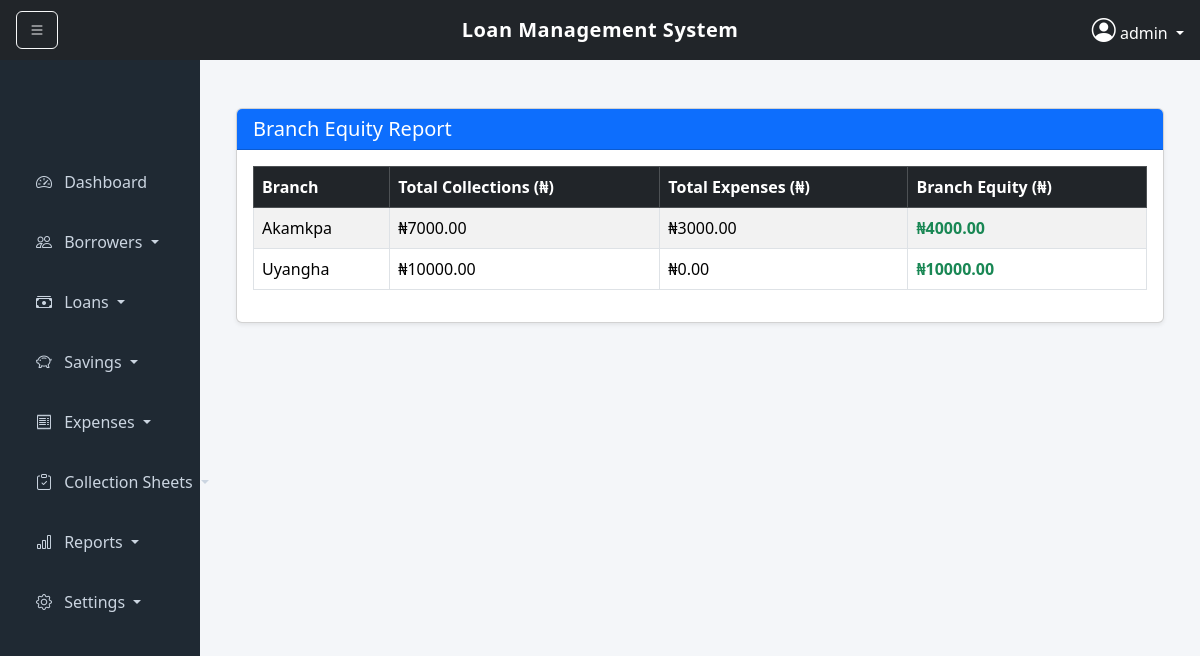
The app's page /accounting/branch-equity/ (signed in) with its own data.
### core/models.py (models this page shows, shortened)
class Branch(models.Model):
    organization = models.ForeignKey(Organization, on_delete=models.CASCADE)
    name = models.CharField(max_length=200)

### core/views.py (the view)
# urls.py: path('accounting/branch-equity/', views.branch_equity, name='branch_equity'),
@login_required
def branch_equity(request):
    organization = request.user.loanofficer.organization
    branches = Branch.objects.filter(organization=organization)
    data = []
    for branch in branches:
        collections = Repayment.objects.filter(
            loan__branch=branch
        ).aggregate(total=Sum("amount"))["total"] or Decimal("0.00")
        expenses = Expense.objects.filter(
            branch=branch
        ).aggregate(total=Sum("amount"))["total"] or Decimal("0.00")
        equity = collections - expenses
        data.append({
            "branch": branch,
            "collections": collections,
            "expenses": expenses,
            "equity": equity
        })
    return render(request, "branch_equity.html", {"data": data})

### core/templates/branch_equity.html
{% extends "base.html" %}
{% block content %}
<div class="container-fluid mt-4">
  <div class="card shadow-sm">
    <div class="card-header bg-primary text-white">
      <h5 class="mb-0">Branch Equity Report</h5>
    </div>
    <div class="card-body">
      <div class="table-responsive">
        <table class="table table-bordered table-striped align-middle">
          <thead class="table-dark">
            <tr>
              <th>Branch</th>
              <th>Total Collections (₦)</th>
              <th>Total Expenses (₦)</th>
              <th>Branch Equity (₦)</th>
            </tr>
          </thead>
          <tbody>
            {% for row in data %}
            <tr>
              <td>{{ row.branch.name }}</td>
              <td>
                ₦{{ row.collections|floatformat:2 }}
              </td>
              <td>
                ₦{{ row.expenses|floatformat:2 }}
              </td>
              <td>
                <strong class="{% if row.equity < 0 %}text-danger{% else %}text-success{% endif %}">
                  ₦{{ row.equity|floatformat:2 }}
                </strong>
              </td>
            </tr>
            {% empty %}
            <tr>
              <td colspan="4" class="text-center text-muted">
                No branch equity data available
              </td>
            </tr>
            {% endfor %}
          </tbody>
        </table>
      </div>
    </div>
  </div>
</div>
{% endblock %}

### core/templates/base.html (shortened to what this page needs)
<!DOCTYPE html>
<html lang="en">
  <head>
    <link href="https://cdn.jsdelivr.net/npm/bootstrap@5.3.2/dist/css/bootstrap.min.css" rel="stylesheet">
    <link href="https://cdn.jsdelivr.net/npm/bootstrap-icons@1.11.1/font/bootstrap-icons.css" rel="stylesheet">
  </head>
  <body>
    <nav class="navbar navbar-dark bg-dark topbar px-3 position-relative">
      <button class="btn btn-outline-light me-2" id="toggleSidebar">
        <i class="bi bi-list"></i>
      </button>
      <span class="navbar-brand project-title">
        Loan Management System
      </span>
      <div class="dropdown ms-auto">
        <a class="text-white dropdown-toggle text-decoration-none" href="#" data-bs-toggle="dropdown">
          <i class="bi bi-person-circle fs-4"></i>
          {{ request.user.username }}
        </a>
      </div>
    </nav>
    <div class="container-fluid">
      <div class="row">
        <div id="sidebar" class="col-md-3 col-lg-2 sidebar p-3">
          <div class="nav flex-column sidebar-menu">
            <a href="/" class="nav-link">
              <i class="bi bi-speedometer2 me-2"></i> Dashboard
            </a>
            <div class="nav-item dropdown">
              <a class="nav-link dropdown-toggle" href="#" data-bs-toggle="collapse" data-bs-target="#borrowersMenu">
                <i class="bi bi-people me-2"></i> Borrowers
              </a>
            </div>
            <div class="nav-item dropdown">
              <a class="nav-link dropdown-toggle" href="#" data-bs-toggle="collapse" data-bs-target="#loansMenu">
                <i class="bi bi-cash-stack me-2"></i> Loans
              </a>
            </div>
            <div class="nav-item dropdown">
              <a class="nav-link dropdown-toggle" href="#" data-bs-toggle="collapse" data-bs-target="#savingsMenu">
                <i class="bi bi-piggy-bank me-2"></i> Savings
              </a>
            </div>
            <div class="nav-item dropdown">
              <a class="nav-link dropdown-toggle" href="#" data-bs-toggle="collapse" data-bs-target="#expensesMenu">
                <i class="bi bi-receipt me-2"></i> Expenses
              </a>
            </div>
            <div class="nav-item dropdown">
              <a class="nav-link dropdown-toggle" href="#" data-bs-toggle="collapse" data-bs-target="#collectionsMenu">
                <i class="bi bi-clipboard-check me-2"></i> Collection Sheets
              </a>
            </div>
            <div class="nav-item dropdown">
              <a class="nav-link dropdown-toggle" href="#" data-bs-toggle="collapse" data-bs-target="#reportsMenu">
                <i class="bi bi-bar-chart me-2"></i> Reports
              </a>
            </div>
            <div class="nav-item dropdown">
              <a class="nav-link dropdown-toggle" href="#" data-bs-toggle="collapse" data-bs-target="#settingsMenu">
                <i class="bi bi-gear me-2"></i> Settings
              </a>
            </div>
          </div>
        </div>
        <div id="content" class="col content">
          {% block content %}{% endblock %}
        </div>
      </div>
    </div>
  </body>
</html>

### core/templates/base.html (style rules this page uses)
body { background-color: #f4f6f9; }
.topbar { height: 60px; }
.project-title { position: absolute; left: 50%; transform: translateX(-50%); font-weight: 600; letter-spacing: 0.5px; }
.sidebar { min-height: 100vh; background-color: #1f2933; transition: all 0.3s ease; }
.sidebar .nav-link { color: #cbd5e1; padding: 14px 20px; margin-bottom: 8px; border-radius: 6px; }
.sidebar-menu { padding-top: 80px; }
.content { padding: 24px; transition: margin-left 0.3s ease; }

### records on screen
Branch: branch.name "Akamkpa", collections "7000.00", expenses "3000.00", equity "4000.00"
Branch: branch.name "Uyangha", collections "10000.00", expenses "0.00", equity "10000.00"

### other values on screen
{{ request.user.username }} "admin"
